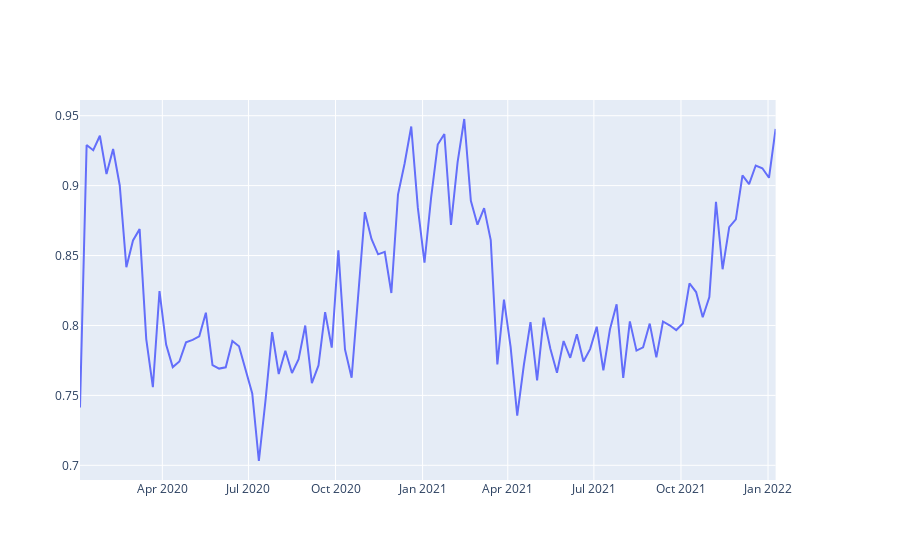

Write notebook code for a chart like this one.
### Code cell
fig.add_trace(
    go.Scatter(x=df_3["datetime"],y=df_3["Anteil_registered"],name="Anteil an registered customer"),
    secondary_y= False
)
